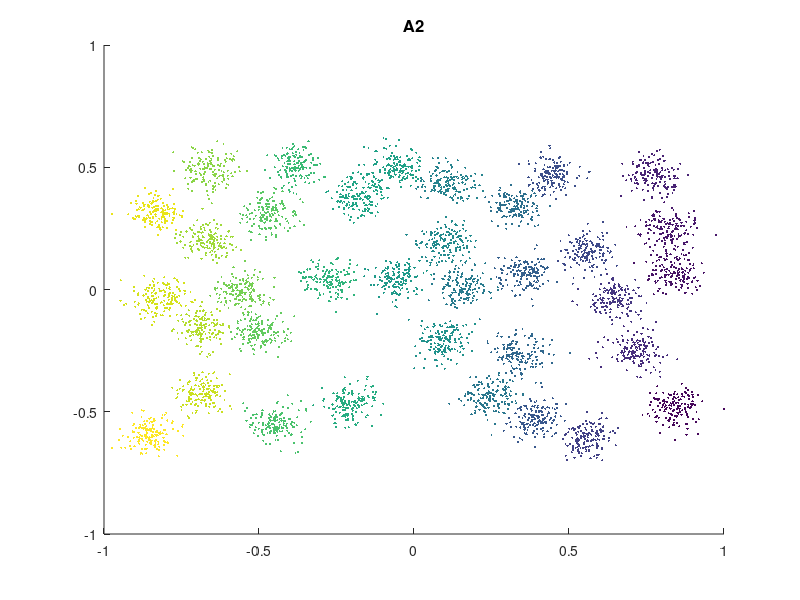

MATLAB code to generate this figure: (Note: this script raises an error after producing the figure.)
clear all; 
clc; 
close all;
load A2.txt;
data = A2(:,1:(end-1));
tic
data = data - repmat(mean(data),size(data,1),1);
data = data/max(max(abs(data)));
			
true_label = A2(:,end);


NClusters = max(true_label);

figure
hold on
cmap=colormap;
for i=1:NClusters
       ic=int8((i*64.)/(NClusters*1.));

       if NClusters<=12
               switch i
                case 1
                      plot(data(true_label==i,1),data(true_label==i,2),'o','MarkerSize',5,'MarkerFaceColor',cmap(ic,:),'MarkerEdgeColor',cmap(ic,:));
                case 2
                      plot(data(true_label==i,1),data(true_label==i,2),'*','MarkerSize',5,'MarkerFaceColor',cmap(ic,:),'MarkerEdgeColor',cmap(ic,:));
                case 3
                      plot(data(true_label==i,1),data(true_label==i,2),'x','MarkerSize',5,'MarkerFaceColor',cmap(ic,:),'MarkerEdgeColor',cmap(ic,:));
                case 4
                      plot(data(true_label==i,1),data(true_label==i,2),'+','MarkerSize',5,'MarkerFaceColor',cmap(ic,:),'MarkerEdgeColor',cmap(ic,:));
                case 5
                      plot(data(true_label==i,1),data(true_label==i,2),'s','MarkerSize',5,'MarkerFaceColor',cmap(ic,:),'MarkerEdgeColor',cmap(ic,:));
                case 6
                      plot(data(true_label==i,1),data(true_label==i,2),'d','MarkerSize',5,'MarkerFaceColor',cmap(ic,:),'MarkerEdgeColor',cmap(ic,:));
                case 7
                      plot(data(true_label==i,1),data(true_label==i,2),'v','MarkerSize',5,'MarkerFaceColor',cmap(ic,:),'MarkerEdgeColor',cmap(ic,:));
                case 8
                      plot(data(true_label==i,1),data(true_label==i,2),'^','MarkerSize',5,'MarkerFaceColor',cmap(ic,:),'MarkerEdgeColor',cmap(ic,:));
                case 9
                      plot(data(true_label==i,1),data(true_label==i,2),'<','MarkerSize',5,'MarkerFaceColor',cmap(ic,:),'MarkerEdgeColor',cmap(ic,:));
                case 10
                      plot(data(true_label==i,1),data(true_label==i,2),'>','MarkerSize',5,'MarkerFaceColor',cmap(ic,:),'MarkerEdgeColor',cmap(ic,:));
                case 11
                      plot(data(true_label==i,1),data(true_label==i,2),'p','MarkerSize',5,'MarkerFaceColor',cmap(ic,:),'MarkerEdgeColor',cmap(ic,:));
                case 12
                      plot(data(true_label==i,1),data(true_label==i,2),'h','MarkerSize',5,'MarkerFaceColor',cmap(ic,:),'MarkerEdgeColor',cmap(ic,:));
               end
               
       else
            plot(data(true_label==i,1),data(true_label==i,2),'.','MarkerSize',5,'MarkerFaceColor',cmap(ic,:),'MarkerEdgeColor',cmap(ic,:));	
       end % end of if 					  

end %end of for
title('A2','FontSize',12.0)	
hold off

% build kd-tree
NS = createns(data,'NSMethod','kdtree');

dim = size(data,2);
num = size(data,1);

% search knn for every points
knn = 50;
find_k = 16;
max_time = 2; % 用以判断是否为邻近群
max_nei = 10;
num_k = knn + 1 ;  %knn+1,for thr first con
nei = zeros(num, num_k); % record nei index
dist = zeros(num, num_k); % record nei distance
min_ther = 2;
%%%%%%%%%%%%%%%%%%%%%%%%%%%%%%%%%%%%%%%%%%%%%%%%%%%%%%%%%%
%% 初次筛选候选中心点
% 遍历，对每个点求k近邻以及k近邻与其的平均距离，代表密度
for i = 1:num
    [nei(i,:), dist(i,:)] = knnsearch(NS,data(i,:),'k',num_k);
    mean_dist(i,:) = mean(dist(i,:));
end
nei(:,1) = []; % 消除该点本身
dist(:,1) = [];

% 对密度排序，从密度大的向下遍历，确定局部中心
[mean_dist_sort, id_all_sort] = sort(mean_dist, 'ascend'); % 所有点根据平均距离排序

center_id1 = [];
for i = 1: num 
    p1 = id_all_sort(i);
    dist_p1 = mean_dist_sort(i);
    same_point = intersect(nei(p1,1:find_k),center_id1);
    dist_nei = mean_dist(nei(p1,1:find_k));
   
     % 如果该点比起大部分邻居点的密度都小，则不作为can
    if isempty (same_point) && (dist_p1 <= mean(dist_nei))
        center_id1 = [center_id1 ,p1];
    end
    
end   

fprintf('step 1 down: knn \n');

%%%%%%%%%%%%%%%%%%%%%%%%%%%%%%%%%%%%%%%%%%%%%%%%%%%%%%%%%%%%%%%%%%
center_can = center_id1;
num_can = length(center_can);
fprintf('step 2 down: reverse select\n');

%%%%%%%%%%%%%%%%%%%%%%%%%%%%%%%%%%%%%%%%%%%%%%%%%%%%%%%%%%%%%%%%%%%%
%% 选取中心
% 记录每一个can的N次搜寻近邻
% 对所有can，一一寻找重叠近邻
% 如果遍历时无标记，则将该点视为中心，若有标记，则视为非中心

for i= 1:num_can    
    p1 = center_can(i);
    [nei_temp] = find_nei(nei, p1, max_nei, max_time);
    nei_all{i} = nei_temp{2};% 记录每一个can的N次搜寻近邻
    nei_1(i,:) = [p1,nei(p1,:)];
end

cl_can = zeros(num_can, 1);
center_id = 0;
center_temp = [];
cl = zeros(num,1) -1; % 记录所有center属于的类
center_no = [];

for i= 1:num_can
   
    p1 = i; % 从密度最大的开始寻找
    dist_p1 = mean_dist(center_can(p1));
    if cl_can(p1) == 0
       center_id = center_id + 1;
       cl_can(p1) = center_id;
       center_temp = [center_temp; center_can(p1)];
    end

    for j = i+1:num_can
        p2 = j;
        dist_p2 = mean_dist(center_can(p2));
             
        nei_same2 = intersect(nei_all{p1},nei_all{p2});
 
        if isempty(nei_same2)
            continue
        end
        
        if cl_can(p2) == cl_can(p1)
            continue
        end
        
        dist_same = mean_dist(nei_same2);

        mean_dist_same = mean(dist_same);
        min_diast_same = min(dist_same);
        max_dist_center = max(dist_p2, dist_p1);  
        mean_dist_center = (dist_p2+dist_p1)/2;
        num1 = find(dist_same<max_dist_center);
        ther = (length(nei_all{p1}) + length(nei_all{p2})) / 5;
        
        length_same = length(nei_same2);
        
        turn = 0;
        if length_same >= ther
            turn = 1;
        elseif length_same > min_ther && mean_dist_same < max_dist_center
            turn = 1;
        elseif length_same > ther/2 && min_diast_same < max_dist_center
            turn = 1;
        end
        
        
        if turn == 1
     
           if cl_can(p2) == 0
              cl_can(p2) = cl_can(p1);
                            
           else
		   
              if  cl_can(p1) > cl_can(p2)
                  point_p1 = find(cl_can == cl_can(p1));
                  cl_can(point_p1) = cl_can(p2);
                  center_p1 = center_can(point_p1);
                  center_temp = setdiff(center_temp, center_p1);
              else
                  point_p2 = find(cl_can == cl_can(p2));
                  cl_can(point_p2) = cl_can(p1);
                  center_p2 = center_can(point_p2);
                  center_temp = setdiff(center_temp, center_p2);
              end
			  
           end
        
        end
        
    end
    
end

center_is = center_temp;
for i = 1:num_can
    cl(center_can(i)) = cl_can(i);
end

fprintf('step 3 down: select center can\n');
%%%%%%%%%%%%%%%%%%%%%%%%%%%%%%%%%%%%%%%%%%%%%%%%%%%%%%%%%%%%%%%%%%%%%%%%%%%%% 
%% 将标签连续化：1234
NClusters = max(cl);
id = [];
ture_length = length(unique(cl_can));
for i = 1:ture_length
    index = find(cl == i);
    if isempty(index)
        id = [id,i];
    end
end

j = 1; 
for i = (ture_length + 1) : NClusters
    index = find(cl == i);
    if ~isempty(index)
        cl(index) = id(j);
        j = j + 1;
    end
end

NClusters = max(cl);
fprintf('step 4 down: select real center\n');

%% 画骨架的聚类图
label = cl;
figure
hold on
cmap=colormap;
for i=1:NClusters
       ic=int8((i*64.)/(NClusters*1.));

       if NClusters<=12
               switch i
                case 1
                      plot(data(label==i,1),data(label==i,2),'o','MarkerSize',6,'MarkerFaceColor',cmap(ic,:),'MarkerEdgeColor',cmap(ic,:));
                case 2
                      plot(data(label==i,1),data(label==i,2),'o','MarkerSize',6,'MarkerFaceColor',cmap(ic,:),'MarkerEdgeColor',cmap(ic,:));
                case 3
                      plot(data(label==i,1),data(label==i,2),'o','MarkerSize',6,'MarkerFaceColor',cmap(ic,:),'MarkerEdgeColor',cmap(ic,:));
                case 4
                      plot(data(label==i,1),data(label==i,2),'o','MarkerSize',6,'MarkerFaceColor',cmap(ic,:),'MarkerEdgeColor',cmap(ic,:));
                case 5
                      plot(data(label==i,1),data(label==i,2),'o','MarkerSize',6,'MarkerFaceColor',cmap(ic,:),'MarkerEdgeColor',cmap(ic,:));
                case 6
                      plot(data(label==i,1),data(label==i,2),'o','MarkerSize',6,'MarkerFaceColor',cmap(ic,:),'MarkerEdgeColor',cmap(ic,:));
                case 7
                      plot(data(label==i,1),data(label==i,2),'o','MarkerSize',6,'MarkerFaceColor',cmap(ic,:),'MarkerEdgeColor',cmap(ic,:));
                case 8
                      plot(data(label==i,1),data(label==i,2),'o','MarkerSize',6,'MarkerFaceColor',cmap(ic,:),'MarkerEdgeColor',cmap(ic,:));
                case 9
                      plot(data(label==i,1),data(label==i,2),'o','MarkerSize',6,'MarkerFaceColor',cmap(ic,:),'MarkerEdgeColor',cmap(ic,:));
                case 10
                      plot(data(label==i,1),data(label==i,2),'o','MarkerSize',6,'MarkerFaceColor',cmap(ic,:),'MarkerEdgeColor',cmap(ic,:));
                case 11
                      plot(data(label==i,1),data(label==i,2),'o','MarkerSize',6,'MarkerFaceColor',cmap(ic,:),'MarkerEdgeColor',cmap(ic,:));
                case 12
                      plot(data(label==i,1),data(label==i,2),'o','MarkerSize',6,'MarkerFaceColor',cmap(ic,:),'MarkerEdgeColor',cmap(ic,:));
                end

       else
            plot(data(label==i,1),data(label==i,2),'.','MarkerSize',6,'MarkerFaceColor',cmap(ic,:),'MarkerEdgeColor',cmap(ic,:));	
       end % end of if 			  

end %end of for
hold on
id = center_is(:,1);
for i = 1:length(id)
%     i
    plot(data(id(i),1),data(id(i),2), '*','MarkerSize',15,'MarkerFaceColor','k','MarkerEdgeColor','k');
    plot(data(id(i),1),data(id(i),2), 'o','MarkerSize',8,'MarkerFaceColor','k','MarkerEdgeColor','k');
%     pause
end
title('A2','FontSize',18.0)

%%%%%%%%%%%%%%%%%%%%%%%%%%%%%%%%%%%%%%%%%%%%%%%%%%%%%%%%%%%%%%%%%%%%%%%%%%%%
%% 分配剩余点

% can的1次最近邻直接分配给can，剩余点按照最近邻原则分配
for i = 1:num_can
    nei_i = [];
    p1 = center_can(i);
    cl_p1 = cl(p1);
    nei_i = nei(p1,1:max_nei);
    cl(nei_i) = cl_p1;
end
nei_num = 0;

% 非can的一次最近邻，分配给离其最近的can，最近距离大的部分点可以考虑设置为噪声
halo_can = find(cl == -1);
data_can = data(center_can,:);
for i = 1:length(halo_can)
    p1 = halo_can(i);
    data_p1 = data(p1,:);    
    for j = 1:num_can
        dist_temp(j) = sqrt(sum((data_p1 - data_can(j,:)) .^ 2));
    end
    [dist_p1(i), id] = min(dist_temp); 
    cl(p1) = cl(center_can(id));
end
fprintf('step 5 down: clustering');
%%%%%%%%%%%%%%%%%%%%%%%%%%%%%%%%%%%%%%%%%%%%%%%%%%%%%%%%%%%%%%%%%%%%%%%%%%%%
%% 画图
label = cl;
figure
hold on
cmap=colormap;
for i=1:NClusters
       ic=int8((i*64.)/(NClusters*1.));

       if NClusters<=12
               switch i
                case 1
                      plot(data(label==i,1),data(label==i,2),'o','MarkerSize',5,'MarkerFaceColor',cmap(ic,:),'MarkerEdgeColor',cmap(ic,:));
                case 2
                      plot(data(label==i,1),data(label==i,2),'*','MarkerSize',5,'MarkerFaceColor',cmap(ic,:),'MarkerEdgeColor',cmap(ic,:));
                case 3
                      plot(data(label==i,1),data(label==i,2),'x','MarkerSize',5,'MarkerFaceColor',cmap(ic,:),'MarkerEdgeColor',cmap(ic,:));
                case 4
                      plot(data(label==i,1),data(label==i,2),'+','MarkerSize',5,'MarkerFaceColor',cmap(ic,:),'MarkerEdgeColor',cmap(ic,:));
                case 5
                      plot(data(label==i,1),data(label==i,2),'s','MarkerSize',5,'MarkerFaceColor',cmap(ic,:),'MarkerEdgeColor',cmap(ic,:));
                case 6
                      plot(data(label==i,1),data(label==i,2),'d','MarkerSize',5,'MarkerFaceColor',cmap(ic,:),'MarkerEdgeColor',cmap(ic,:));
                case 7
                      plot(data(label==i,1),data(label==i,2),'v','MarkerSize',5,'MarkerFaceColor',cmap(ic,:),'MarkerEdgeColor',cmap(ic,:));
                case 8
                      plot(data(label==i,1),data(label==i,2),'^','MarkerSize',5,'MarkerFaceColor',cmap(ic,:),'MarkerEdgeColor',cmap(ic,:));
                case 9
                      plot(data(label==i,1),data(label==i,2),'<','MarkerSize',5,'MarkerFaceColor',cmap(ic,:),'MarkerEdgeColor',cmap(ic,:));
                case 10
                      plot(data(label==i,1),data(label==i,2),'>','MarkerSize',5,'MarkerFaceColor',cmap(ic,:),'MarkerEdgeColor',cmap(ic,:));
                case 11
                      plot(data(label==i,1),data(label==i,2),'p','MarkerSize',5,'MarkerFaceColor',cmap(ic,:),'MarkerEdgeColor',cmap(ic,:));
                case 12
                      plot(data(label==i,1),data(label==i,2),'h','MarkerSize',5,'MarkerFaceColor',cmap(ic,:),'MarkerEdgeColor',cmap(ic,:));
                end

       else
            plot(data(label==i,1),data(label==i,2),'.','MarkerSize',5,'MarkerFaceColor',cmap(ic,:),'MarkerEdgeColor',cmap(ic,:));	
       end % end of if 			  

end %end of for

hold on
id = center_is(:,1);
for i = 1:length(id)
%     i
    plot(data(id(i),1),data(id(i),2), '*','MarkerSize',15,'MarkerFaceColor','k','MarkerEdgeColor','k');
    plot(data(id(i),1),data(id(i),2), 'o','MarkerSize',8,'MarkerFaceColor','k','MarkerEdgeColor','k');
%     pause
end

title('A2','FontSize',18.0)
toc
%%%%%%%%%%%%%%%%%%%%%%%%%%%%%%%%%%%%%%%%%%%%%%%%%%%%  FMI,ARI,NMI  %%%%%%%%%%%%%%%%%%%%%%%%%%%%%%%%%%%%%%%%%%%%%%%%%%%%%%%%%%%%%%%%%%%%%%%%%%%%%%%%%%%%%%%%

DPCFMI = FMI(true_label(:),cl(:));
fprintf('FMI value of DPC on A2 dataset %i \n', DPCFMI);
[cluster_acc,randindex,DPCARI] = ARI(true_label(:),cl(:));
fprintf('ARI value of DPC on A2 dataset %i \n', DPCARI);
DPCNMI = NMI(true_label(:),cl(:));
fprintf('NMI value of DPC on A2 dataset %i \n', DPCNMI);
